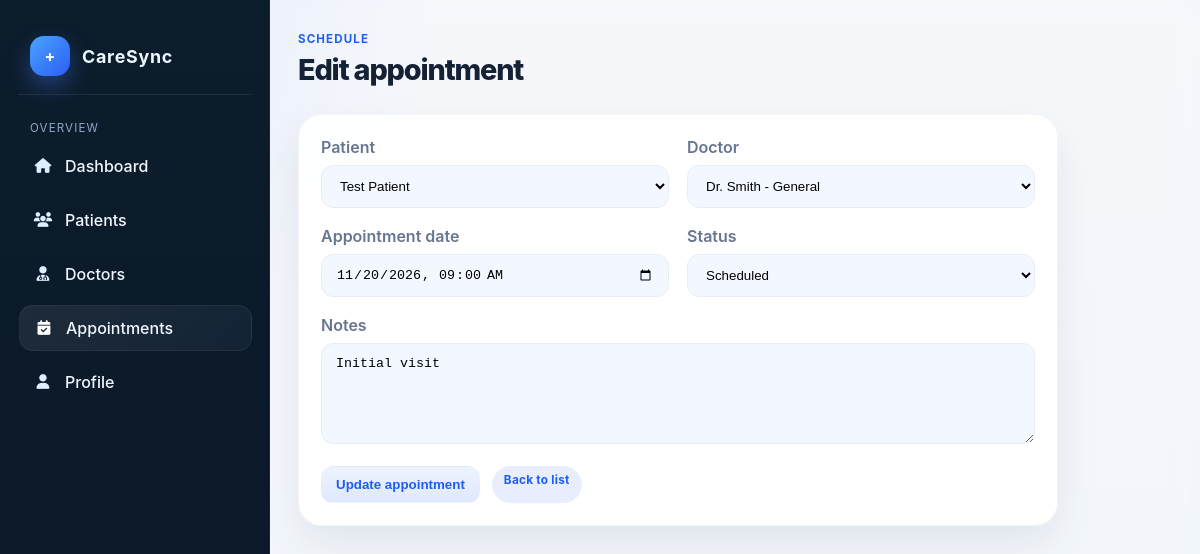
Page /appointments/edit/2/ (signed in) on the committed database.
### appointments/models.py (models this page shows, shortened)
class Appointment(models.Model):
    STATUS_CHOICES = [
        ('scheduled', 'Scheduled'),
        ('completed', 'Completed'),
        ('cancelled', 'Cancelled'),
    ]
    patient = models.ForeignKey('patients.Patients', on_delete=models.CASCADE, related_name='appointments')
    doctor = models.ForeignKey('doctors.Doctor', on_delete=models.CASCADE, related_name='appointments')
    appointment_date = models.DateTimeField()
    status = models.CharField(max_length=20, choices=STATUS_CHOICES, default='scheduled')
    notes = models.TextField(blank=True, null=True)
    created_at = models.DateTimeField(auto_now_add=True)
    updated_at = models.DateTimeField(auto_now=True)
    class Meta:
        ordering = ['appointment_date']
        verbose_name = 'Appointment'
        verbose_name_plural = 'Appointments'

### patients/models.py (models this page shows, shortened)
class Patients(models.Model):
    GENDER_CHOICES = [
        ('male', 'Male'),
        ('female', 'Female'),
        ('other', 'Other'),
    ]
    first_name = models.CharField(max_length=100)
    last_name = models.CharField(max_length=100)
    email = models.EmailField(blank=True, null=True)
    phone = models.CharField(max_length=20, blank=True, null=True)
    date_of_birth = models.DateField(blank=True, null=True)
    gender = models.CharField(max_length=20, choices=GENDER_CHOICES, blank=True, null=True)
    address = models.TextField(blank=True, null=True)
    created_at = models.DateTimeField(auto_now_add=True)
    updated_at = models.DateTimeField(auto_now=True)
    class Meta:
        ordering = ['last_name', 'first_name']
        verbose_name = 'Patient'
        verbose_name_plural = 'Patients'

### doctors/models.py (models this page shows, shortened)
class Doctor(models.Model):
    name = models.CharField(max_length=100)
    specialization = models.CharField(max_length=100)
    email = models.EmailField(unique=True)
    phone_number = models.CharField(max_length=15, unique=True)
    image = models.ImageField(upload_to='doctor_images/', null=True, blank=True)
    created_at = models.DateTimeField(auto_now_add=True)
    updated_at = models.DateTimeField(auto_now=True)
    class Meta:
        verbose_name = 'Doctor'
        verbose_name_plural = 'Doctors'

### appointments/views.py (the view, shortened to what this page needs)
# urls.py: path('edit/<int:pk>/', edit_appointment, name='edit_appointment'),
@login_required
def edit_appointment(request, pk):
    appointment = get_object_or_404(Appointment, pk=pk)
    doctors = Doctor.objects.all()
    patients = Patients.objects.all()
    return render(request, 'appointments/create_appointment.html', {
        'appointment': appointment,
        'doctors': doctors,
        'patients': patients,
        'is_edit': True,
    })

### appointments/templates/appointments/create_appointment.html (shortened to what this page needs)
{% load static %}
<!DOCTYPE html>
<html lang="en">
<head>
    <link rel="stylesheet" href="https://cdnjs.cloudflare.com/ajax/libs/font-awesome/6.5.2/css/all.min.css">
    <link rel="stylesheet" href="{% static 'dashboard/styles.css' %}">
</head>
<body>
    <div class="dashboard-shell">
        <aside class="sidebar">
            <div class="brand">
                <div class="brand-mark">+</div>
                <h2>CareSync</h2>
            </div>
            <div class="nav-group">
                <div class="nav-group-title">Overview</div>
                <a class="nav-link" href="{% url 'dashboard_home' %}"><i class="nav-icon fa-solid fa-house"></i> Dashboard</a>
                <a class="nav-link" href="{% url 'patients' %}"><i class="nav-icon fa-solid fa-users"></i> Patients</a>
                <a class="nav-link" href="{% url 'doctor_home' %}"><i class="nav-icon fa-solid fa-user-doctor"></i> Doctors</a>
                <a class="nav-link active" href="{% url 'appointments_home' %}"><i class="nav-icon fa-solid fa-calendar-check"></i> Appointments</a>
                <a class="nav-link" href="{% url 'profile' %}"><i class="nav-icon fa-solid fa-user"></i> Profile</a>
            </div>
        </aside>
        <main class="main">
            <header class="topbar">
                <div>
                    <p class="section-kicker">Schedule</p>
                    <h1>{% if is_edit %}Edit appointment{% else %}Create appointment{% endif %}</h1>
                </div>
            </header>
            <section class="card" style="max-width: 760px;">
                <form method="post" style="display:grid; gap:18px;">
                    <div style="display:grid; grid-template-columns: repeat(2, minmax(0,1fr)); gap:18px;">
                        <div>
                            <label style="display:block; margin-bottom:8px; color: var(--muted); font-weight:600;">Patient</label>
                            <select name="patient" required style="width:100%; padding: 12px 14px; border-radius: 12px; border:1px solid var(--line); background: var(--panel-soft);">
                                {% for patient in patients %}
                                    <option value="{{ patient.id }}" {% if appointment and appointment.patient_id == patient.id %}selected{% endif %}>{{ patient.first_name }} {{ patient.last_name }}</option>
                                {% endfor %}
                            </select>
                        </div>
                        <div>
                            <label style="display:block; margin-bottom:8px; color: var(--muted); font-weight:600;">Doctor</label>
                            <select name="doctor" required style="width:100%; padding: 12px 14px; border-radius: 12px; border:1px solid var(--line); background: var(--panel-soft);">
                                {% for doctor in doctors %}
                                    <option value="{{ doctor.id }}" {% if appointment and appointment.doctor_id == doctor.id %}selected{% endif %}>{{ doctor.name }} - {{ doctor.specialization }}</option>
                                {% endfor %}
                            </select>
                        </div>
                        <div>
                            <label style="display:block; margin-bottom:8px; color: var(--muted); font-weight:600;">Appointment date</label>
                            <input type="datetime-local" name="appointment_date" value="{% if appointment %}{{ appointment.appointment_date|date:'Y-m-d\TH:i' }}{% endif %}" required style="width:100%; padding: 12px 14px; border-radius: 12px; border:1px solid var(--line); background: var(--panel-soft);">
                        </div>
                        <div>
                            <label style="display:block; margin-bottom:8px; color: var(--muted); font-weight:600;">Status</label>
                            <select name="status" style="width:100%; padding: 12px 14px; border-radius: 12px; border:1px solid var(--line); background: var(--panel-soft);">
                                <option value="scheduled" {% if appointment and appointment.status == 'scheduled' %}selected{% endif %}>Scheduled</option>
                            </select>
                        </div>
                    </div>
                    <div>
                        <label style="display:block; margin-bottom:8px; color: var(--muted); font-weight:600;">Notes</label>
                        <textarea name="notes" rows="5" style="width:100%; padding: 12px 14px; border-radius: 12px; border:1px solid var(--line); background: var(--panel-soft); resize: vertical;">{% if appointment %}{{ appointment.notes }}{% endif %}</textarea>
                    </div>
                    <div style="display:flex; gap:12px; flex-wrap:wrap;">
                        <button class="toggle-btn" type="submit">{% if is_edit %}Update appointment{% else %}Create appointment{% endif %}</button>
                        <a href="{% url 'appointments_home' %}" class="badge" style="text-decoration:none;">Back to list</a>
                    </div>
                </form>
            </section>
        </main>
    </div>
</body>
</html>

### dashboard/static/dashboard/styles.css (style rules this page uses)
:root { --bg: #f5f7fb; --panel: #ffffff; --panel-soft: #f3f7ff; --panel-alt: #f7f8fc; --primary: #1d5ef5; --primary-deep: #123db6; --primary-soft: rgba(29, 94, 245, 0.10); --secondary: #12a99a; --secondary-soft: rgba(18, 169, 154, 0.12); --danger: #ef5b62; --warning: #f0ad45; --text: #152235; --muted: #667690; --line: #e8edf5; --shadow: 0 18px 40px rgba(17, 31, 52, 0.08); --shadow-soft: 0 8px 22px rgba(18, 34, 60, 0.05); }
* { box-sizing: border-box; }
html { scroll-behavior: smooth; }
body { margin: 0; font-family: Inter, "Segoe UI", "Helvetica Neue", Arial, sans-serif; background: radial-gradient(circle at top left, rgba(120, 162, 255, 0.20), transparent 30%), linear-gradient(180deg, #f4f6fb 0%, #eef4fb 100%); color: var(--text); transition: background 0.25s ease, color 0.25s ease; }
.dashboard-shell { display: flex; min-height: 100vh; background: rgba(255,255,255,0.18); backdrop-filter: blur(10px); }
.sidebar { width: 270px; background: linear-gradient(180deg, #0c1d2c 0%, #0b1726 100%); color: #edf7ff; padding: 26px 18px 22px; display: flex; flex-direction: column; gap: 18px; border-right: 1px solid rgba(255,255,255,0.06); }
.brand { display: flex; align-items: center; gap: 12px; padding: 10px 12px 18px; border-bottom: 1px solid rgba(255,255,255,0.08); }
.brand-mark { width: 40px; height: 40px; border-radius: 14px; display: grid; place-items: center; background: linear-gradient(135deg, #4aa3ff 0%, #2b5ef5 100%); color: white; font-weight: 700; box-shadow: 0 10px 22px rgba(62, 104, 214, 0.45); }
.brand h2 { margin: 0; font-size: 1.12rem; font-weight: 700; letter-spacing: 0.04em; }
.nav-group { display: flex; flex-direction: column; gap: 8px; }
.nav-group-title { font-size: 0.72rem; letter-spacing: 0.10em; color: #90a8c8; text-transform: uppercase; margin: 8px 12px 0; }
.nav-link { display: flex; align-items: center; gap: 12px; text-decoration: none; color: #f2f7ff; padding: 12px 14px; border-radius: 14px; transition: all 0.2s ease; border: 1px solid transparent; font-weight: 500; }
.nav-link:hover, .nav-link.active { background: linear-gradient(135deg, rgba(255,255,255,0.08), rgba(140,176,255,0.06)); border-color: rgba(255,255,255,0.06); transform: translateX(1px); }
.nav-icon { display: inline-flex; align-items: center; justify-content: center; width: 20px; height: 20px; font-size: 0.92rem; color: #dfeeff; }
.nav-link:hover .nav-icon, .nav-link.active .nav-icon { color: #ffffff; }
.main { flex: 1; padding: 32px 30px 32px 28px; }
.topbar { display: flex; justify-content: space-between; align-items: center; margin-bottom: 28px; gap: 18px; }
.section-kicker { margin: 0 0 8px; font-size: 0.72rem; letter-spacing: 0.10em; text-transform: uppercase; color: var(--primary); font-weight: 700; }
.topbar h1 { margin: 0; font-size: clamp(1.8rem, 2.4vw, 2.4rem); line-height: 1.1; letter-spacing: -0.04em; font-weight: 800; }
.toggle-btn { border: 1px solid transparent; background: linear-gradient(180deg, rgba(29, 94, 245, 0.08), rgba(29, 94, 245, 0.14)); color: var(--primary); border-radius: 12px; padding: 10px 14px; font-weight: 700; cursor: pointer; transition: all 0.2s ease; }
.card { background: linear-gradient(180deg, rgba(255,255,255,0.92), rgba(255,255,255,0.98)); border-radius: 24px; box-shadow: var(--shadow); padding: 22px; border: 1px solid rgba(17, 31, 52, 0.04); }
.badge { background: var(--primary-soft); color: var(--primary); padding: 7px 12px; border-radius: 999px; font-weight: 700; font-size: 0.74rem; letter-spacing: 0.02em; }

### rows in the picture
Appointment: patient "Test Patient", doctor "Dr. Smith - General", appointment_date "11/20/2026 09:00", status "Scheduled", notes "Initial visit"
